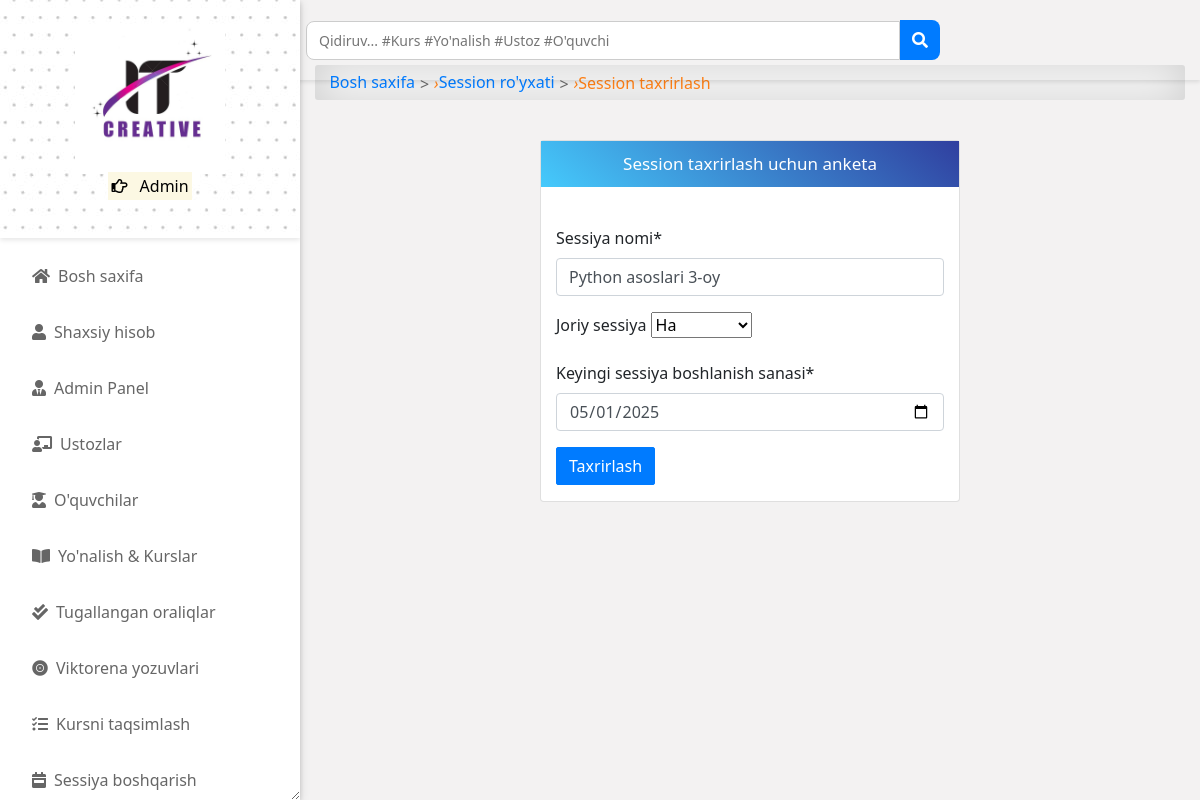
Page /session/2/edit/ (signed in) on the committed database.
### accounts/models.py (models this page shows, shortened)
class User(AbstractUser):
    is_student = models.BooleanField(default=False)
    is_lecturer = models.BooleanField(default=False)
    is_parent = models.BooleanField(default=False)
    is_dep_head = models.BooleanField(default=False)
    phone = models.CharField(max_length=60, blank=True, null=True)
    address = models.CharField(max_length=60, blank=True, null=True)
    picture = models.ImageField(upload_to='profile_pictures/%y/%m/%d/', default='default.png', null=True)
    email = models.EmailField(blank=True, null=True)
    username_validator = ASCIIUsernameValidator()
    objects = UserManager()
    @property
    def get_user_role(self):
        if self.is_superuser:
            return "Admin"
        elif self.is_student:
            return "Talaba"  # Tarjima qilindi
        elif self.is_lecturer:
            return "O'qituvchi"  # Tarjima qilindi
        elif self.is_parent:
            return "Ota-Ona"  # Tarjima qilindi

### app/models.py (models this page shows, shortened)
class Session(models.Model):
    session = models.CharField(max_length=200, unique=True)
    is_current_session = models.BooleanField(default=False, blank=True, null=True)
    next_session_begins = models.DateField(blank=True, null=True)

### app/views.py (the view)
# urls.py: path('session/<int:pk>/edit/', session_update_view, name="edit_session"),
@login_required
@lecturer_required
def session_update_view(request, pk):
    session = Session.objects.get(pk=pk)
    if request.method == 'POST':
        form = SessionForm(request.POST, instance=session)
        data = form.data.get('is_current_session')
        if data == 'true':
            sessions = Session.objects.all()
            if sessions:
                for session in sessions:
                    if session.is_current_session == True:
                        unset = Session.objects.get(is_current_session=True)
                        unset.is_current_session = False
                        unset.save()
            if form.is_valid():
                form.save()
                messages.success(request, 'Sessiya muvaffaqiyatli yangilandi.')
                return redirect('session_list')
        else:
            form = SessionForm(request.POST, instance=session)
            if form.is_valid():
                form.save()
                messages.success(request, 'Sessiya muvaffaqiyatli yangilandi.')
                return redirect('session_list')
    else:
        form = SessionForm(instance=session)
    return render(request, 'app/session_update.html', {'form': form})

### app/forms.py
class SessionForm(forms.ModelForm):
    next_session_begins = forms.DateTimeField(
        widget=forms.TextInput(
            attrs={
                'type': 'date',
            }
        ),
        required=True)
    class Meta:
        model = Session
        fields = ['session', 'is_current_session', 'next_session_begins']
    def __init__(self, *args, **kwargs):
        super().__init__(*args, **kwargs)
        self.fields['session'].label = "Sessiya nomi"
        self.fields['is_current_session'].label = "Joriy sessiya"
        self.fields['next_session_begins'].label = "Keyingi sessiya boshlanish sanasi"

### templates/app/session_update.html (shortened to what this page needs)
{% extends 'base.html' %}
{% load crispy_forms_tags %}
{% load static %}
{% block content %}
<div id="input-nav"><a href="{% url 'home' %}" class="primary1">Bosh saxifa</a> <i>&rsaquo;</i>
    <a href="{% url 'session_list' %}" class="primary1">Session ro'yxati</a> <i>&rsaquo;</i> Session taxrirlash</div>
<br>
<div class="row">
    <div class="col-md-6 mx-auto">
        <div class="card pb-3">
            <p class="form-title">Session taxrirlash uchun anketa</p>
            <div class="container"><br>
                <form action="" method="POST">{% csrf_token %}
                    {{ form|crispy }}
                    <input class="btn btn-primary" type="submit" value="Taxrirlash">
                </form>
            </div>
        </div>
    </div>
</div>
{% endblock content %}

### templates/aside.html (shortened to what this page needs)
{% load static %}
<head>
</head>
<div id="side-nav">
	<div class="main-menu">
		<div class="top-side text-center py-4" style="background-image: url({% static 'img/dotted.jpg' %});">
			<img src="{% static 'img/logo.png' %}" width="150px" alt="IT Creative">
			<p class="text-orange">
				<mark>
					<i class="far fa-hand-point-right"></i>
					{{ request.user.get_user_role }}
				</mark>
			</p>
		</div>
		{% url 'home' as hom %} {% url 'dashboard' as dash %} {% url 'profile' as prof %}
		{% url 'lecturer_list' as lec %}
		{% url 'student_list' as stu %} {% url 'course_allocation_view' as cav %}
		{% url 'programs' as pro %} {% url 'session_list' as sess %} {% url 'semester_list' as sem %}
		{% url 'quiz_progress' as qpr %} {% url 'quiz_marking' as qce %} {% url 'user_course_list' as ucl %}
		{% url 'admin_panel' as admin_p %}
		<ul>
			<li class="{% if request.path == hom %}active{% endif %}">
				<a href="{% url 'home' %}"><i class="fas fa-home"></i>Bosh saxifa</a>
			</li>
			<li class="{% if request.path == prof %}active{% endif %}">
				<a href="{% url 'profile' %}"><i class="fas fa-user"></i>Shaxsiy hisob</a>
			</li>
			{% if request.user.is_superuser %}
			<li class="{% if request.path == admin_p %}active{% endif %}">
				<a href="{% url 'admin_panel' %}"><i class="fas fa-user-tie"></i>Admin Panel</a>
			</li>
			<li class="{% if request.path == lec %}active{% endif %}">
				<a href="{% url 'lecturer_list' %}"><i class="fas fa-chalkboard-teacher"></i>Ustozlar</a>
			</li>
			<li class="{% if request.path == stu %}active{% endif %}">
				<a href="{% url 'student_list' %}"><i class="fas fa-user-graduate"></i>O'quvchilar</a>
			</li>
			{% endif %}
			<li class="{% if request.path == pro %}active{% endif %}">
				<a href="{% url 'programs' %}"><i class="fas fa-book-open"></i>Yo'nalish & Kurslar</a>
			</li>
			{% if request.user.is_superuser or request.user.is_lecturer %}
			<li class="{% if request.path == qce %}active{% endif %}">
				<a href="{% url 'quiz_marking' %}"><i class="fas fa-check-double"></i>Tugallangan oraliqlar</a>
			</li>
			{% endif %}
			{% if request.user.is_superuser %}
			<li class="{% if request.path == qpr %}active{% endif %}">
				<a href="{% url 'quiz_progress' %}"><i class="fas fa-record-vinyl"></i>Viktorena yozuvlari</a>
			</li>
			<li class="{% if request.path == cav %}active{% endif %}">
				<a href="{% url 'course_allocation_view' %}"><i class="fas fa-tasks"></i>Kursni taqsimlash</a>
			</li>
			<li class="{% if request.path == sess %}active{% endif %}">
				<a href="{% url 'session_list' %}"><i class="fas fa-calendar-week"></i>Sessiya boshqarish</a>
			</li>
			{% endif %}
			<br />
		</ul>
	</div>
</div>

### static/css/all.css (style rules this page uses)
.fa, .fas, .far, .fal, .fad, .fab { -moz-osx-font-smoothing: grayscale; -webkit-font-smoothing: antialiased; display: inline-block; font-style: normal; font-variant: normal; text-rendering: auto; line-height: 1; }
.fa-book-open:before { content: "\f518"; }
.fa-calendar-week:before { content: "\f784"; }
.fa-chalkboard-teacher:before { content: "\f51c"; }
.fa-check-double:before { content: "\f560"; }
.fa-hand-point-right:before { content: "\f0a4"; }
.fa-home:before { content: "\f015"; }
.fa-record-vinyl:before { content: "\f8d9"; }
.fa-tasks:before { content: "\f0ae"; }
.fa-user:before { content: "\f007"; }
.fa-user-graduate:before { content: "\f501"; }
.fa-user-tie:before { content: "\f508"; }
.far { font-family: 'Font Awesome 5 Free'; font-weight: 400; }
.fa, .fas { font-family: 'Font Awesome 5 Free'; font-weight: 900; }

### static/css/style.css (style rules this page uses)
*, body { font-family: "Rubik", sans-serif; }
body { background-color: #f3f2f2; }
.btn { border-radius: 2px; }
.text-orange { color: #fd7e14; }
li { list-style: none; }
#side-nav { width: 300px; position: fixed; left: 0; top: 0; bottom: 0; display: -webkit-box; display: -ms-flexbox; display: flex; -webkit-box-orient: vertical; -webkit-box-direction: normal; -ms-flex-direction: column; flex-direction: column; -webkit-box-pack: justify; -ms-flex-pack: justify; justify-content: space-between; z-index: 100; overflow-y: auto; resize: horizontal; background-color: #fff; -webkit-box-shadow: 0 2px 5px 0 rgba(0, 0, 0, 0.16), 0 2px 10px 0 rgba(0, 0, 0, 0.12); box-shadow: 0px 2px 5px 0px rgba(0, 0, 0, 0.16), 0px 2px 10px 0px rgba(0, 0, 0, 0.12); -webkit-transition: 0.3s; transition: 0.3s; }
#side-nav i { margin-right: 8px; }
#side-nav .top-side { background: #f5f5f5; -webkit-box-shadow: 0px 2px 5px 0px rgba(0, 0, 0, 0.1); box-shadow: 0px 2px 5px 0px rgba(0, 0, 0, 0.1); margin-bottom: 10px; padding: 0.5rem 2rem; }
#side-nav ul { padding: 0; }
#side-nav ul li { list-style: none; }
#side-nav ul li a { display: -webkit-box; display: -ms-flexbox; display: flex; -webkit-box-align: center; -ms-flex-align: center; align-items: center; padding: 1rem 2rem; color: #666; border-radius: 0 2em 2em 0; -webkit-transition: 0.25s; transition: 0.25s; }
#input-nav { display: -webkit-box; display: -ms-flexbox; display: flex; -ms-flex-wrap: wrap; flex-wrap: wrap; -webkit-box-align: center; -ms-flex-align: center; align-items: center; padding: 0.3rem 0.9rem; margin-bottom: 1rem; color: #fd7e14; border-radius: 3px; background-color: #fff !important; -webkit-box-shadow: inset 0 0 2.5rem rgba(0, 0, 0, 0.2); box-shadow: inset 0 0 2.5rem rgba(0, 0, 0, 0.2); }
#input-nav a { color: #007bff; }
#input-nav a::after { content: ">"; color: #666; margin: 0 5px; vertical-align: middle; }
a { color: #666; text-decoration: none; }
.form-title { display: -webkit-box; display: -ms-flexbox; display: flex; -webkit-box-align: center; -ms-flex-align: center; align-items: center; -webkit-box-pack: center; -ms-flex-pack: center; justify-content: center; font-weight: 400; font-size: 17px; padding: 10px; background: linear-gradient(40deg, #45cafc, #303f9f); color: #fff; text-align: center; margin-bottom: 15px; }

### templates/base.html (style rules this page uses)
* { -webkit-user-select: none; -moz-user-select: none; -ms-user-select: none; user-select: none; }
body { -webkit-touch-callout: none; }

### templates/aside.html (style rules this page uses)
.top-side { background-size: cover; background-position: top center; }
* { -webkit-user-select: none; -moz-user-select: none; -ms-user-select: none; user-select: none; }
body { -webkit-touch-callout: none; }

### templates/navbar.html (style rules this page uses)
* { margin: 0; padding: 0; box-sizing: border-box; font-family: 'Segoe UI', Tahoma, Geneva, Verdana, sans-serif; }

### rows in the picture
User: user.get_user_role "Admin"
Session: session "Python asoslari 3-oy", is_current_session "Ha", next_session_begins "05/01/2025"
